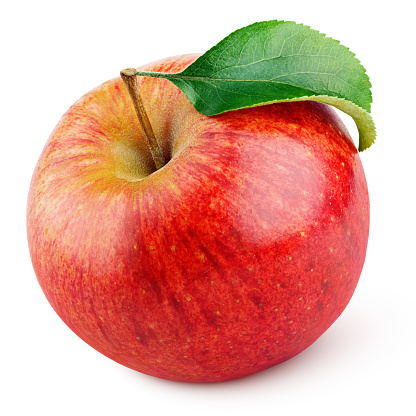
%> input picture DIP Practicals/Orange Weka/images/apple11.jpg, 416 x 416 px, given in place of jpsinh.jpg, which was not available
$ octave shrink.m   (GNU Octave 9; MATLAB toolbox functions it lacks are replaced by stand-ins)
%> lines starting %> are read from the running program, lines starting %| are printed output that depends on the picture; pictures that were not available may be replaced by others from this repository, and a replacement may not be noted
clc
clear all

% read input iname usin imread() function
img = imread('jpsinh.jpg');
%> img is the input picture: size 416x416x3 uint8; mean R, G, B 223.9, 165.2, 150.3

% convert rgb image to gray scale image
img = rgb2gray(img);
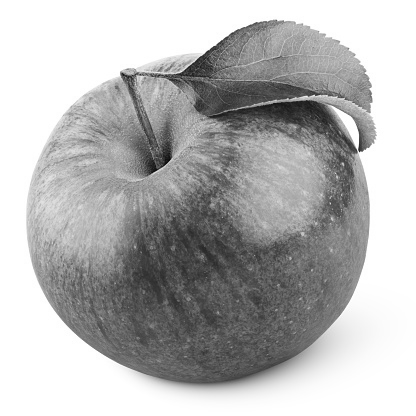
%> img: size 416x416 uint8; min 8, max 255, mean 181.1

%find number of rows and column of matrix of image
[row,col] = size(img);
%> row = 416; col = 416

% Take shrinking factor from user
Z = input('Enter the Shrinking Factor = ');
%> the answer given: 2


% first we zoom image
for i=1:row
    for j = 1:col
        for k = 1:Z
            zoomedImg((i-1)*Z+k,(j-1)*Z+k) = img(i,j);
        end
    end
end
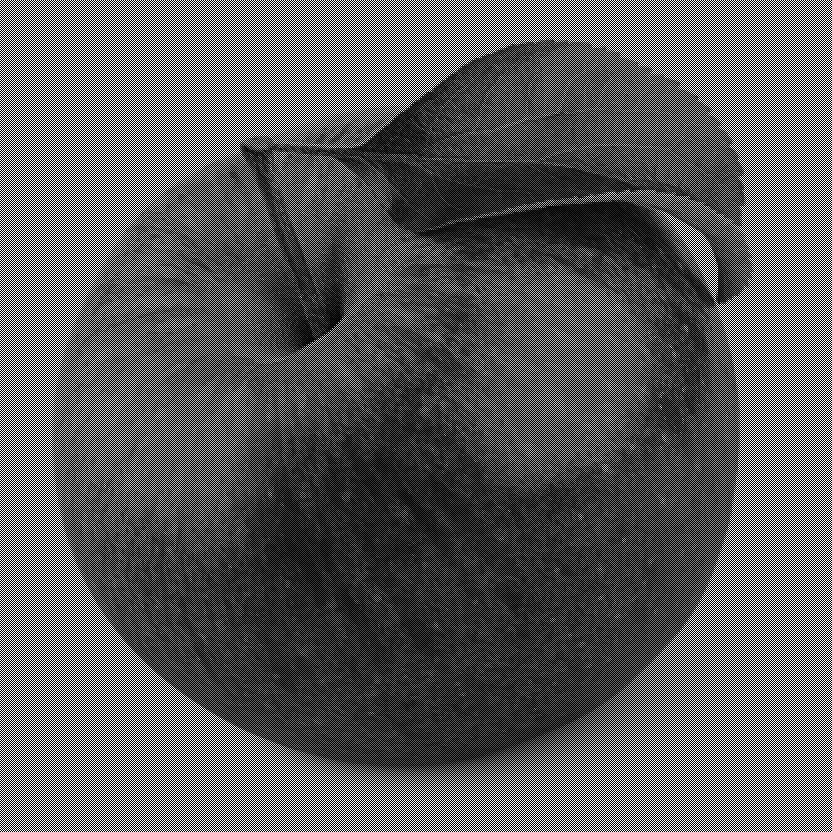
%> zoomedImg: size 832x832 uint8; min 0, max 255, mean 90.5

% Now we shrink thezoomed image
for i=1:row
    for j = 1:col
        for k = 1:Z
            shrinkedImg(i,j) = zoomedImg((i-1)*Z+k,(j-1)*Z+k);
        end
    end
end


%Display input and output images in plot
% subplot(1,2,1);
figure,imshow(zoomedImg);title('Input Image')
% subplot(1,2,2);
figure,imshow(shrinkedImg);title('Output Image')

$ run again, on DIP Practicals/Orange Weka/images/apple12.jpg
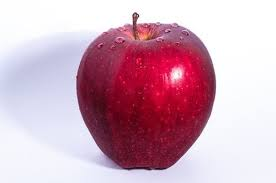
%> input picture DIP Practicals/Orange Weka/images/apple12.jpg, 276 x 183 px, given in place of jpsinh.jpg, which was not available
%> img is the input picture: size 183x276x3 uint8; mean R, G, B 208.4, 171.7, 188.2
%> `img = rgb2gray(img);`:
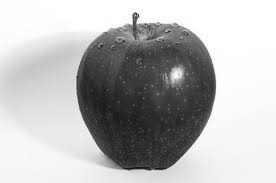
%> img: size 183x276 uint8; min 16, max 255, mean 184.6
%> after the loop `for i=1:row`:
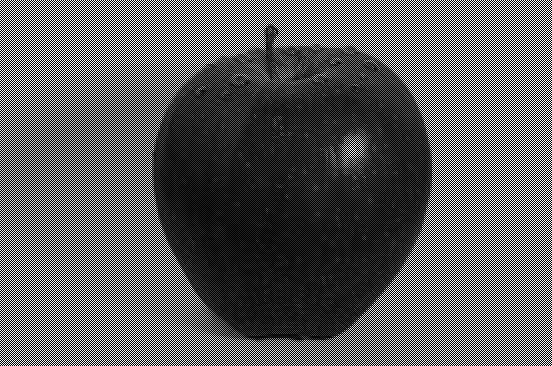
%> zoomedImg: size 366x552 uint8; min 0, max 255, mean 92.3

$ run again, on DIP Practicals/Orange Weka/images/apple13.jpg
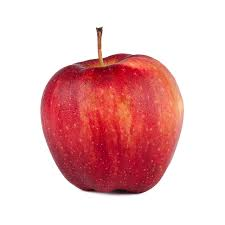
%> input picture DIP Practicals/Orange Weka/images/apple13.jpg, 225 x 225 px, given in place of jpsinh.jpg, which was not available
%> img is the input picture: size 225x225x3 uint8; mean R, G, B 234.6, 190.7, 192.4
%> `img = rgb2gray(img);`:
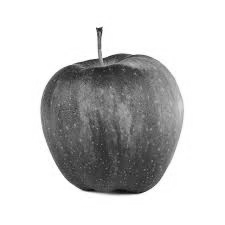
%> img: size 225x225 uint8; min 13, max 255, mean 204
%> after the loop `for i=1:row`:
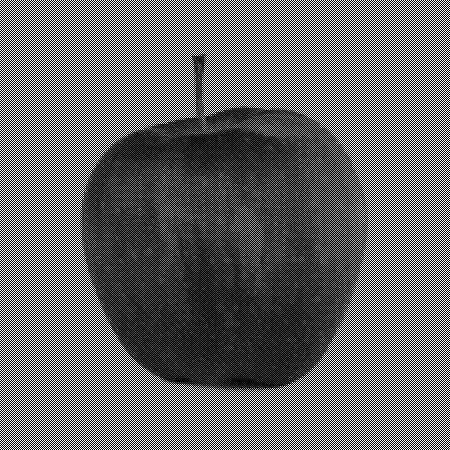
%> zoomedImg: size 450x450 uint8; min 0, max 255, mean 102
